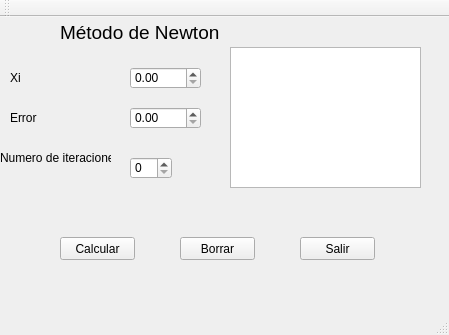
<?xml version="1.0" encoding="UTF-8"?>
<ui version="4.0">
 <class>MainWindow</class>
 <widget class="QMainWindow" name="MainWindow">
  <property name="geometry">
   <rect>
    <x>0</x>
    <y>0</y>
    <width>449</width>
    <height>335</height>
   </rect>
  </property>
  <property name="windowTitle">
   <string>MainWindow</string>
  </property>
  <widget class="QWidget" name="centralWidget">
   <widget class="QDoubleSpinBox" name="Val_inicial">
    <property name="geometry">
     <rect>
      <x>130</x>
      <y>50</y>
      <width>71</width>
      <height>22</height>
     </rect>
    </property>
   </widget>
   <widget class="QDoubleSpinBox" name="Error_in">
    <property name="geometry">
     <rect>
      <x>130</x>
      <y>90</y>
      <width>71</width>
      <height>22</height>
     </rect>
    </property>
   </widget>
   <widget class="QLabel" name="label">
    <property name="geometry">
     <rect>
      <x>10</x>
      <y>50</y>
      <width>47</width>
      <height>21</height>
     </rect>
    </property>
    <property name="text">
     <string>Xi</string>
    </property>
   </widget>
   <widget class="QLabel" name="label_2">
    <property name="geometry">
     <rect>
      <x>10</x>
      <y>90</y>
      <width>47</width>
      <height>21</height>
     </rect>
    </property>
    <property name="text">
     <string>Error</string>
    </property>
   </widget>
   <widget class="QTextBrowser" name="texto">
    <property name="geometry">
     <rect>
      <x>230</x>
      <y>30</y>
      <width>191</width>
      <height>141</height>
     </rect>
    </property>
   </widget>
   <widget class="QPushButton" name="Calcular">
    <property name="geometry">
     <rect>
      <x>60</x>
      <y>220</y>
      <width>75</width>
      <height>23</height>
     </rect>
    </property>
    <property name="text">
     <string>Calcular</string>
    </property>
   </widget>
   <widget class="QPushButton" name="Borra">
    <property name="geometry">
     <rect>
      <x>180</x>
      <y>220</y>
      <width>75</width>
      <height>23</height>
     </rect>
    </property>
    <property name="text">
     <string>Borrar</string>
    </property>
   </widget>
   <widget class="QPushButton" name="salir">
    <property name="geometry">
     <rect>
      <x>300</x>
      <y>220</y>
      <width>75</width>
      <height>23</height>
     </rect>
    </property>
    <property name="text">
     <string>Salir</string>
    </property>
   </widget>
   <widget class="QLabel" name="label_3">
    <property name="geometry">
     <rect>
      <x>60</x>
      <y>0</y>
      <width>281</width>
      <height>31</height>
     </rect>
    </property>
    <property name="font">
     <font>
      <pointsize>14</pointsize>
     </font>
    </property>
    <property name="text">
     <string>Método de Newton</string>
    </property>
   </widget>
   <widget class="QLabel" name="label_4">
    <property name="geometry">
     <rect>
      <x>0</x>
      <y>130</y>
      <width>111</width>
      <height>21</height>
     </rect>
    </property>
    <property name="text">
     <string>Numero de iteraciones</string>
    </property>
   </widget>
   <widget class="QSpinBox" name="iteraciones">
    <property name="geometry">
     <rect>
      <x>130</x>
      <y>140</y>
      <width>42</width>
      <height>22</height>
     </rect>
    </property>
   </widget>
  </widget>
  <widget class="QMenuBar" name="menuBar">
   <property name="geometry">
    <rect>
     <x>0</x>
     <y>0</y>
     <width>449</width>
     <height>21</height>
    </rect>
   </property>
  </widget>
  <widget class="QToolBar" name="mainToolBar">
   <attribute name="toolBarArea">
    <enum>TopToolBarArea</enum>
   </attribute>
   <attribute name="toolBarBreak">
    <bool>false</bool>
   </attribute>
  </widget>
  <widget class="QStatusBar" name="statusBar"/>
 </widget>
 <layoutdefault spacing="6" margin="11"/>
 <resources/>
 <connections/>
</ui>
